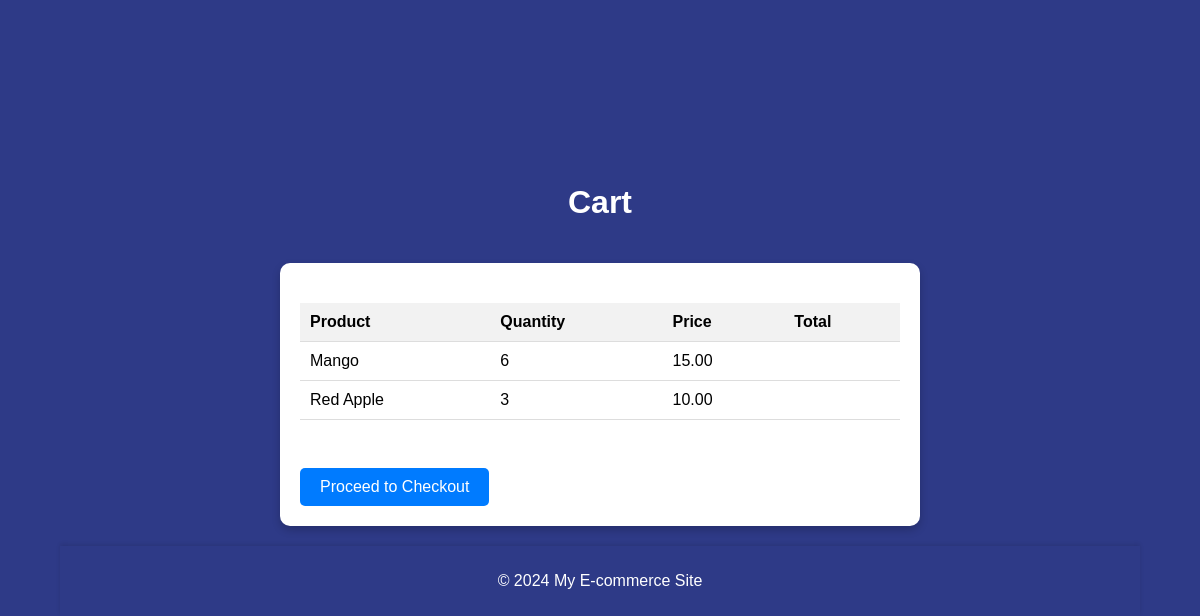
The page /Myecommerce/cart/ (signed in) on the database as committed earlier.
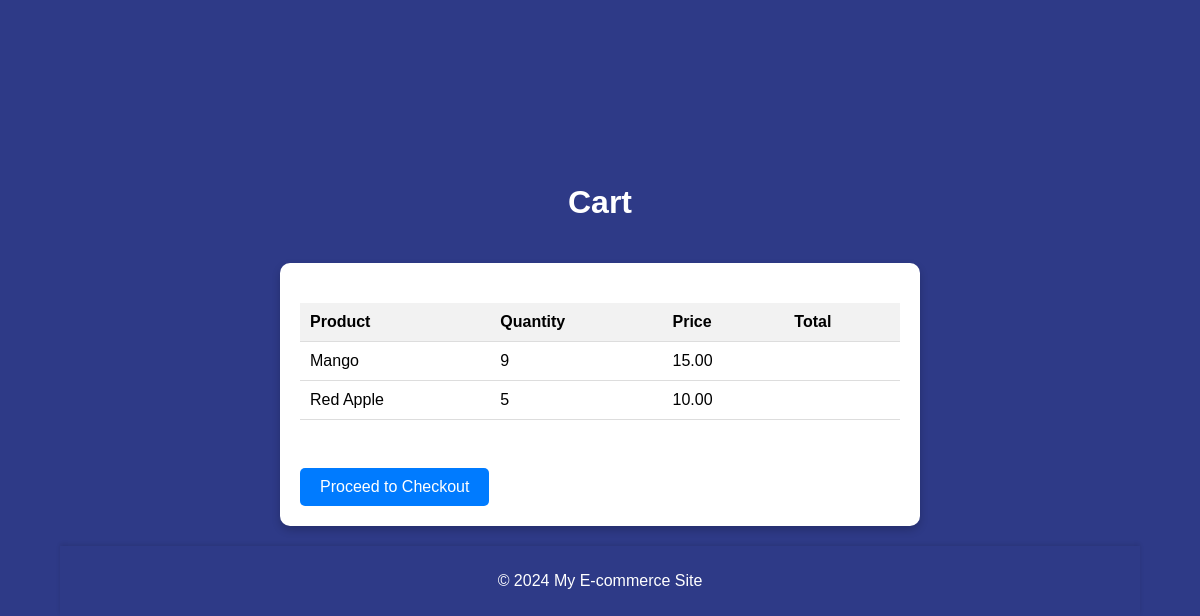
The same page on the database as committed later.
### Myecommerce/models.py (models this page shows, shortened)
class Cart(models.Model):
    user = models.ForeignKey(User, on_delete=models.CASCADE)
    product = models.ForeignKey(Product, on_delete=models.CASCADE)
    quantity = models.PositiveIntegerField(default=1)

class Product(models.Model):
    name = models.CharField(max_length=255)
    description = models.TextField()
    price = models.DecimalField(max_digits=10, decimal_places=2)
    category = models.ForeignKey('Category', on_delete=models.CASCADE)
    stock = models.PositiveIntegerField(default=0)
    image = models.ImageField(upload_to='products/', blank=True, null=True)

### Myecommerce/views.py (the view)
# urls.py: path('cart/', views.cart, name='cart'),
@login_required
def cart(request):
    cart_items = Cart.objects.filter(user=request.user)
    total = sum(item.product.price * item.quantity for item in cart_items)
    return render(request, 'Myecommerce/cart.html', {'cart_items': cart_items, 'total': total})

### Myecommerce/templates/myecommerce/cart.html (shortened to what this page needs)
<!DOCTYPE html>
<html lang="en">
<head>
    {% load static %}
    <link rel="stylesheet" type="text/css" href="{% static 'myecommerce/styles.css' %}">
</head>
<body>
    <header>
        <h1>Cart</h1>
    </header>
    <main class="cart">
        <table>
            <thead>
                <tr>
                    <th>Product</th>
                    <th>Quantity</th>
                    <th>Price</th>
                    <th>Total</th>
                </tr>
            </thead>
            <tbody>
                {% for item in cart_items %}
                    <tr>
                        <td>{{ item.product.name }}</td>
                        <td>{{ item.quantity }}</td>
                        <td>{{ item.product.price }}</td>
                        <td>{{ item.total_price }}</td>
                    </tr>
                {% endfor %}
            </tbody>
        </table>
        <h2>Total: {{ total }}</h2>
        <a href="{% url 'checkout' %}" class="btn">Proceed to Checkout</a>
    </main>
    <footer class="footer">
        <p>&copy; 2024 My E-commerce Site</p>
    </footer>
</body>
</html>

Rows that differ between the two databases and show on the page:
changed Cart "Mango": quantity "6" → "9"
changed Cart "Red Apple": quantity "3" → "5"
